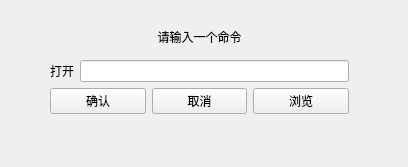
<?xml version="1.0" encoding="UTF-8"?>
<ui version="4.0">
 <class>Widget</class>
 <widget class="QWidget" name="Widget">
  <property name="geometry">
   <rect>
    <x>0</x>
    <y>0</y>
    <width>408</width>
    <height>167</height>
   </rect>
  </property>
  <property name="windowTitle">
   <string>Widget</string>
  </property>
  <widget class="QWidget" name="">
   <property name="geometry">
    <rect>
     <x>50</x>
     <y>20</y>
     <width>299</width>
     <height>94</height>
    </rect>
   </property>
   <layout class="QVBoxLayout" name="verticalLayout_2">
    <item>
     <widget class="QLabel" name="label">
      <property name="text">
       <string>请输入一个命令</string>
      </property>
      <property name="alignment">
       <set>Qt::AlignmentFlag::AlignCenter</set>
      </property>
     </widget>
    </item>
    <item>
     <layout class="QVBoxLayout" name="verticalLayout">
      <item>
       <layout class="QHBoxLayout" name="horizontalLayout_2">
        <item>
         <widget class="QLabel" name="openLabel">
          <property name="text">
           <string>打开</string>
          </property>
         </widget>
        </item>
        <item>
         <widget class="QLineEdit" name="cmdLineEdit"/>
        </item>
       </layout>
      </item>
      <item>
       <layout class="QHBoxLayout" name="horizontalLayout">
        <item>
         <widget class="QPushButton" name="commitButton">
          <property name="text">
           <string>确认</string>
          </property>
         </widget>
        </item>
        <item>
         <widget class="QPushButton" name="cancelButton">
          <property name="text">
           <string>取消</string>
          </property>
         </widget>
        </item>
        <item>
         <widget class="QPushButton" name="browseButton">
          <property name="text">
           <string>浏览</string>
          </property>
         </widget>
        </item>
       </layout>
      </item>
     </layout>
    </item>
   </layout>
  </widget>
 </widget>
 <resources/>
 <connections/>
</ui>
